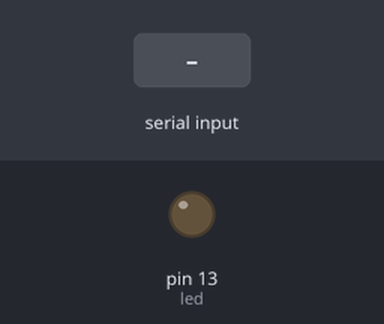
The sketch below on a simulated Arduino Uno, built with avr-gcc and run on an emulated ATmega328P. Parts: output pins drawn as LEDs (lit = HIGH). Dashed ring = blinking. The test bench sets the inputs (shaded band).

Above: at 1.2 s.
1.3 s: "1" received over Serial
At 1.55 s:
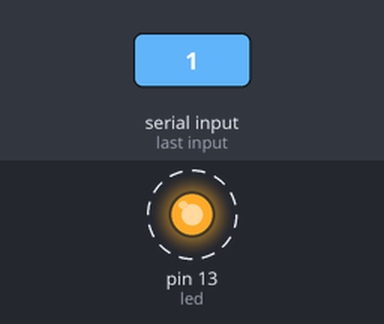
4.3 s: "0" received over Serial
At 4.3 s:
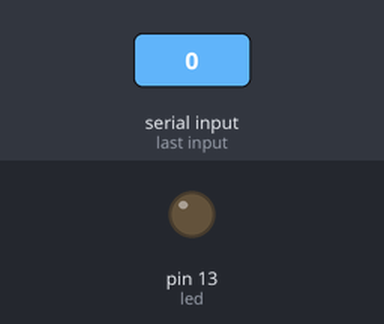
5.8 s: "2" received over Serial
At 6.5 s:
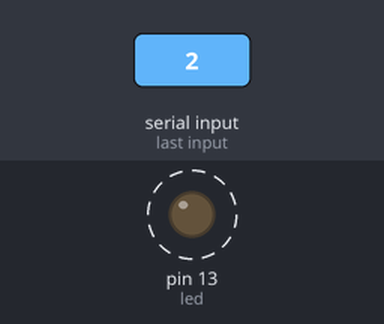
Timing chart, 0 to 14.8 s (numbered marks = the images above; inputs shaded):
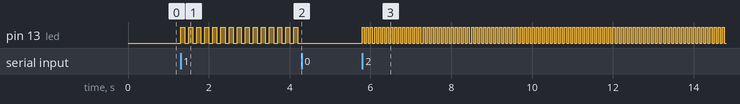

Measured:
- after the input at 1.3 s, pin 13 (led): alternates HIGH for 0.10 s and LOW for 0.10 s, starting at once
- after the input at 4.3 s, pin 13 (led): stops changing and stays LOW
- after the input at 5.8 s, pin 13 (led): alternates HIGH for 0.05 s and LOW for 0.05 s, starting at once

The sketch:

serial.read.ino
```cpp
int input=0;
int led=13;
void setup() {
  Serial.begin(9600);
  pinMode(led,OUTPUT);
}

void loop() {
    if (Serial.available() > 0) {

    input= Serial.read();


        }
    if(input==49){
      digitalWrite(led,HIGH);
      delay(100);
      digitalWrite(led,LOW);
      delay(100);
      }
    if(input==50){
      digitalWrite(led,HIGH);
      delay(50);
      digitalWrite(led,LOW);
      delay(50);
      }
}
```
